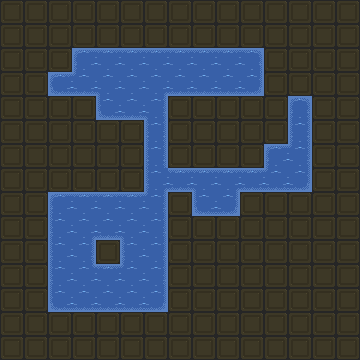

This is a level from a 2D game, rendered from its Tiled map with the project's own tilesets. A one-line summary and the complete map file follow:
An orthogonal 15x15 tile map with 24x24 px tiles, 4 tile layers (terrain, water, water_corners, water_tiny_corners).

<map version="1.0" tiledversion="2017.07.11" orientation="orthogonal" renderorder="right-down" width="15" height="15" tilewidth="24" tileheight="24" nextobjectid="1">
 <tileset firstgid="1" source="oryx_world2.tsx" />
 <layer name="terrain" width="15" height="15">
  <data encoding="csv">
345,345,345,345,345,345,345,345,345,345,345,345,345,345,345,
345,345,345,345,345,345,345,345,345,345,345,345,345,345,345,
345,345,345,345,345,345,345,345,345,345,345,345,345,345,345,
345,345,345,345,345,345,345,345,345,345,345,345,345,345,345,
345,345,345,345,345,345,345,345,345,345,345,345,345,345,345,
345,345,345,345,345,345,345,345,345,345,345,345,345,345,345,
345,345,345,345,345,345,345,345,345,345,345,345,345,345,345,
345,345,345,345,345,345,345,345,345,345,345,345,345,345,345,
345,345,345,345,345,345,345,345,345,345,345,345,345,345,345,
345,345,345,345,345,345,345,345,345,345,345,345,345,345,345,
345,345,345,345,345,345,345,345,345,345,345,345,345,345,345,
345,345,345,345,345,345,345,345,345,345,345,345,345,345,345,
345,345,345,345,345,345,345,345,345,345,345,345,345,345,345,
345,345,345,345,345,345,345,345,345,345,345,345,345,345,345,
345,345,345,345,345,345,345,345,345,345,345,345,345,345,345
</data>
 </layer>
 <layer name="water" width="15" height="15">
  <data encoding="csv">
0,0,0,0,0,0,0,0,0,0,0,0,0,0,0,
0,0,0,0,0,0,0,0,0,0,0,0,0,0,0,
0,0,0,2303,2303,2303,2303,2303,2303,2303,2303,0,0,0,0,
0,0,2303,2303,2303,2303,2303,2303,2303,2303,2303,0,0,0,0,
0,0,0,0,2303,2303,2303,0,0,0,0,0,2303,0,0,
0,0,0,0,0,0,2303,0,0,0,0,0,2303,0,0,
0,0,0,0,0,0,2303,0,0,0,0,2303,2303,0,0,
0,0,0,0,0,0,2303,2303,2303,2303,2303,2303,2303,0,0,
0,0,2303,2303,2303,2303,2303,0,2303,2303,0,0,0,0,0,
0,0,2303,2303,2303,2303,2303,0,0,0,0,0,0,0,0,
0,0,2303,2303,0,2303,2303,0,0,0,0,0,0,0,0,
0,0,2303,2303,2303,2303,2303,0,0,0,0,0,0,0,0,
0,0,2303,2303,2303,2303,2303,0,0,0,0,0,0,0,0,
0,0,0,0,0,0,0,0,0,0,0,0,0,0,0,
0,0,0,0,0,0,0,0,0,0,0,0,0,0,0
</data>
 </layer>
 <layer name="water_corners" width="15" height="15">
  <data encoding="csv">
0,0,0,0,0,0,0,0,0,0,0,0,0,0,0,
0,0,0,0,0,0,0,0,0,0,0,0,0,0,0,
0,0,0,2048,2049,2049,2049,2049,2049,2049,2050,0,0,0,0,
0,0,2390,2219,2728,0,2729,2219,2219,2219,2220,0,0,0,0,
0,0,0,0,2218,2219,2135,0,0,0,0,0,2304,0,0,
0,0,0,0,0,0,2730,0,0,0,0,0,2730,0,0,
0,0,0,0,0,0,2730,0,0,0,0,2048,2135,0,0,
0,0,0,0,0,0,2133,2645,2049,2049,2645,2219,2220,0,0,
0,0,2048,2049,2049,2049,2135,0,2218,2220,0,0,0,0,0,
0,0,2133,2729,2219,2728,2135,0,0,0,0,0,0,0,0,
0,0,2133,2135,0,2133,2135,0,0,0,0,0,0,0,0,
0,0,2133,2644,2049,2643,2135,0,0,0,0,0,0,0,0,
0,0,2218,2219,2219,2219,2220,0,0,0,0,0,0,0,0,
0,0,0,0,0,0,0,0,0,0,0,0,0,0,0,
0,0,0,0,0,0,0,0,0,0,0,0,0,0,0
</data>
 </layer>
 <layer name="water_tiny_corners" width="15" height="15">
  <data encoding="csv">
0,0,0,0,0,0,0,0,0,0,0,0,0,0,0,
0,0,0,0,0,0,0,0,0,0,0,0,0,0,0,
0,0,0,0,0,0,0,0,0,0,0,0,0,0,0,
0,0,0,2643,2728,0,2729,0,0,0,0,0,0,0,0,
0,0,0,0,0,0,2728,0,0,0,0,0,0,0,0,
0,0,0,0,0,0,0,0,0,0,0,0,0,0,0,
0,0,0,0,0,0,0,0,0,0,0,0,2643,0,0,
0,0,0,0,0,0,2729,0,2728,2729,0,2643,0,0,0,
0,0,0,0,0,0,2643,0,0,0,0,0,0,0,0,
0,0,0,2729,0,2728,0,0,0,0,0,0,0,0,0,
0,0,0,0,0,0,0,0,0,0,0,0,0,0,0,
0,0,0,2644,0,2643,0,0,0,0,0,0,0,0,0,
0,0,0,0,0,0,0,0,0,0,0,0,0,0,0,
0,0,0,0,0,0,0,0,0,0,0,0,0,0,0,
0,0,0,0,0,0,0,0,0,0,0,0,0,0,0
</data>
 </layer>
</map>
